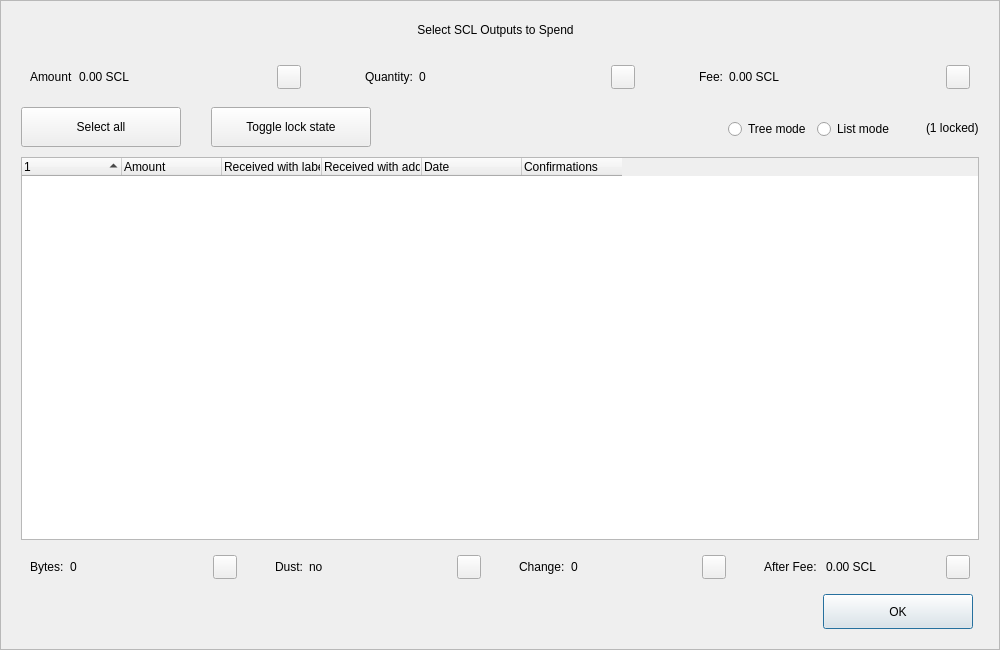
<?xml version="1.0" encoding="UTF-8"?>
<ui version="4.0">
 <class>CoinControlDialog</class>
 <widget class="QDialog" name="CoinControlDialog">
  <property name="geometry">
   <rect>
    <x>0</x>
    <y>0</y>
    <width>1000</width>
    <height>650</height>
   </rect>
  </property>
  <property name="minimumSize">
   <size>
    <width>950</width>
    <height>650</height>
   </size>
  </property>
  <property name="windowTitle">
   <string>Coin Selection</string>
  </property>
  <property name="styleSheet">
   <string notr="true"/>
  </property>
  <layout class="QVBoxLayout" name="verticalLayout">
   <property name="spacing">
    <number>0</number>
   </property>
   <property name="leftMargin">
    <number>0</number>
   </property>
   <property name="topMargin">
    <number>0</number>
   </property>
   <property name="rightMargin">
    <number>0</number>
   </property>
   <property name="bottomMargin">
    <number>0</number>
   </property>
   <item>
    <widget class="QFrame" name="frameContainer">
     <property name="toolTipDuration">
      <number>0</number>
     </property>
     <property name="frameShape">
      <enum>QFrame::StyledPanel</enum>
     </property>
     <property name="frameShadow">
      <enum>QFrame::Raised</enum>
     </property>
     <layout class="QVBoxLayout" name="verticalLayout_2">
      <property name="leftMargin">
       <number>0</number>
      </property>
      <property name="rightMargin">
       <number>0</number>
      </property>
      <property name="bottomMargin">
       <number>20</number>
      </property>
      <item>
       <layout class="QHBoxLayout" name="horizontalLayout_12">
        <property name="spacing">
         <number>0</number>
        </property>
        <property name="leftMargin">
         <number>20</number>
        </property>
        <property name="rightMargin">
         <number>30</number>
        </property>
        <item>
         <spacer name="horizontalSpacer_4">
          <property name="orientation">
           <enum>Qt::Horizontal</enum>
          </property>
          <property name="sizeHint" stdset="0">
           <size>
            <width>40</width>
            <height>20</height>
           </size>
          </property>
         </spacer>
        </item>
        <item>
         <widget class="QLabel" name="labelTitle">
          <property name="minimumSize">
           <size>
            <width>0</width>
            <height>40</height>
           </size>
          </property>
          <property name="maximumSize">
           <size>
            <width>16777215</width>
            <height>40</height>
           </size>
          </property>
          <property name="text">
           <string>Select SCL Outputs to Spend</string>
          </property>
          <property name="alignment">
           <set>Qt::AlignCenter</set>
          </property>
          <property name="margin">
           <number>7</number>
          </property>
         </widget>
        </item>
        <item>
         <spacer name="horizontalSpacer_5">
          <property name="orientation">
           <enum>Qt::Horizontal</enum>
          </property>
          <property name="sizeHint" stdset="0">
           <size>
            <width>40</width>
            <height>20</height>
           </size>
          </property>
         </spacer>
        </item>
       </layout>
      </item>
      <item>
       <layout class="QHBoxLayout" name="horizontalLayout_8">
        <property name="leftMargin">
         <number>20</number>
        </property>
        <property name="rightMargin">
         <number>20</number>
        </property>
        <item>
         <widget class="QWidget" name="layoutAmount" native="true">
          <layout class="QHBoxLayout" name="horizontalLayout_9" stretch="0,1,0">
           <item>
            <widget class="QLabel" name="labelCoinControlAmountText">
             <property name="text">
              <string>Amount</string>
             </property>
            </widget>
           </item>
           <item>
            <widget class="QLabel" name="labelCoinControlAmount">
             <property name="text">
              <string>0.00 SCL</string>
             </property>
            </widget>
           </item>
           <item alignment="Qt::AlignHCenter|Qt::AlignVCenter">
            <widget class="QPushButton" name="pushButtonAmount">
             <property name="minimumSize">
              <size>
               <width>0</width>
               <height>24</height>
              </size>
             </property>
             <property name="maximumSize">
              <size>
               <width>24</width>
               <height>26</height>
              </size>
             </property>
             <property name="focusPolicy">
              <enum>Qt::NoFocus</enum>
             </property>
             <property name="styleSheet">
              <string notr="true">padding-bottom:2px;
padding-right:4px;</string>
             </property>
             <property name="text">
              <string/>
             </property>
            </widget>
           </item>
          </layout>
         </widget>
        </item>
        <item>
         <spacer name="horizontalSpacer_2">
          <property name="orientation">
           <enum>Qt::Horizontal</enum>
          </property>
          <property name="sizeType">
           <enum>QSizePolicy::Fixed</enum>
          </property>
          <property name="sizeHint" stdset="0">
           <size>
            <width>40</width>
            <height>20</height>
           </size>
          </property>
         </spacer>
        </item>
        <item>
         <widget class="QWidget" name="layoutQuantity" native="true">
          <layout class="QHBoxLayout" name="horizontalLayout_10" stretch="0,1,0">
           <item>
            <widget class="QLabel" name="labelCoinControlQuantityText">
             <property name="text">
              <string>Quantity:</string>
             </property>
            </widget>
           </item>
           <item>
            <widget class="QLabel" name="labelCoinControlQuantity">
             <property name="text">
              <string>0</string>
             </property>
            </widget>
           </item>
           <item alignment="Qt::AlignHCenter|Qt::AlignVCenter">
            <widget class="QPushButton" name="pushButtonQuantity">
             <property name="minimumSize">
              <size>
               <width>0</width>
               <height>24</height>
              </size>
             </property>
             <property name="maximumSize">
              <size>
               <width>24</width>
               <height>26</height>
              </size>
             </property>
             <property name="focusPolicy">
              <enum>Qt::NoFocus</enum>
             </property>
             <property name="styleSheet">
              <string notr="true">padding-bottom:2px;
               padding-right:4px;</string>
             </property>
             <property name="text">
              <string/>
             </property>
            </widget>
           </item>
          </layout>
         </widget>
        </item>
        <item>
         <spacer name="horizontalSpacer_22">
          <property name="orientation">
           <enum>Qt::Horizontal</enum>
          </property>
          <property name="sizeType">
           <enum>QSizePolicy::Fixed</enum>
          </property>
          <property name="sizeHint" stdset="0">
           <size>
            <width>40</width>
            <height>20</height>
           </size>
          </property>
         </spacer>
        </item>
        <item>
         <widget class="QWidget" name="layoutFee" native="true">
          <layout class="QHBoxLayout" name="horizontalLayout_11" stretch="0,1,0">
           <item>
            <widget class="QLabel" name="labelCoinControlFeeText">
             <property name="text">
              <string>Fee:</string>
             </property>
            </widget>
           </item>
           <item>
            <widget class="QLabel" name="labelCoinControlFee">
             <property name="text">
              <string>0.00 SCL</string>
             </property>
            </widget>
           </item>
           <item alignment="Qt::AlignHCenter|Qt::AlignVCenter">
            <widget class="QPushButton" name="pushButtonFee">
             <property name="minimumSize">
              <size>
               <width>0</width>
               <height>24</height>
              </size>
             </property>
             <property name="maximumSize">
              <size>
               <width>24</width>
               <height>26</height>
              </size>
             </property>
             <property name="focusPolicy">
              <enum>Qt::NoFocus</enum>
             </property>
             <property name="styleSheet">
              <string notr="true">padding-bottom:2px;
               padding-right:4px;</string>
             </property>
             <property name="text">
              <string/>
             </property>
            </widget>
           </item>
          </layout>
         </widget>
        </item>
       </layout>
      </item>
      <item>
       <widget class="QFrame" name="frame">
        <property name="minimumSize">
         <size>
          <width>0</width>
          <height>40</height>
         </size>
        </property>
        <property name="styleSheet">
         <string notr="true">#frame {
	border:0;
}</string>
        </property>
        <property name="frameShape">
         <enum>QFrame::StyledPanel</enum>
        </property>
        <property name="frameShadow">
         <enum>QFrame::Sunken</enum>
        </property>
        <layout class="QHBoxLayout" name="horizontalLayout">
         <property name="spacing">
          <number>0</number>
         </property>
         <property name="leftMargin">
          <number>20</number>
         </property>
         <property name="topMargin">
          <number>0</number>
         </property>
         <property name="rightMargin">
          <number>20</number>
         </property>
         <property name="bottomMargin">
          <number>0</number>
         </property>
         <item>
          <layout class="QHBoxLayout" name="horizontalLayoutPanel" stretch="0,0,0,0,0,0">
           <property name="spacing">
            <number>20</number>
           </property>
           <item>
            <widget class="QPushButton" name="pushButtonSelectAll">
             <property name="sizePolicy">
              <sizepolicy hsizetype="Maximum" vsizetype="Fixed">
               <horstretch>0</horstretch>
               <verstretch>0</verstretch>
              </sizepolicy>
             </property>
             <property name="minimumSize">
              <size>
               <width>160</width>
               <height>40</height>
              </size>
             </property>
             <property name="maximumSize">
              <size>
               <width>16777215</width>
               <height>40</height>
              </size>
             </property>
             <property name="text">
              <string>Select all</string>
             </property>
             <property name="checkable">
              <bool>true</bool>
             </property>
             <property name="checked">
              <bool>false</bool>
             </property>
             <property name="autoExclusive">
              <bool>false</bool>
             </property>
             <property name="autoDefault">
              <bool>false</bool>
             </property>
            </widget>
           </item>
           <item>
            <spacer name="horizontalSpacer_6">
             <property name="orientation">
              <enum>Qt::Horizontal</enum>
             </property>
             <property name="sizeType">
              <enum>QSizePolicy::Fixed</enum>
             </property>
             <property name="sizeHint" stdset="0">
              <size>
               <width>10</width>
               <height>20</height>
              </size>
             </property>
            </spacer>
           </item>
           <item>
            <widget class="QPushButton" name="pushButtonToggleLock">
             <property name="sizePolicy">
              <sizepolicy hsizetype="Maximum" vsizetype="Fixed">
               <horstretch>0</horstretch>
               <verstretch>0</verstretch>
              </sizepolicy>
             </property>
             <property name="minimumSize">
              <size>
               <width>160</width>
               <height>40</height>
              </size>
             </property>
             <property name="maximumSize">
              <size>
               <width>16777215</width>
               <height>40</height>
              </size>
             </property>
             <property name="text">
              <string>Toggle lock state</string>
             </property>
             <property name="checkable">
              <bool>true</bool>
             </property>
             <property name="autoExclusive">
              <bool>false</bool>
             </property>
             <property name="autoDefault">
              <bool>false</bool>
             </property>
            </widget>
           </item>
           <item>
            <spacer name="horizontalSpacer_7">
             <property name="orientation">
              <enum>Qt::Horizontal</enum>
             </property>
             <property name="sizeType">
              <enum>QSizePolicy::Expanding</enum>
             </property>
             <property name="sizeHint" stdset="0">
              <size>
               <width>30</width>
               <height>20</height>
              </size>
             </property>
            </spacer>
           </item>
           <item alignment="Qt::AlignRight">
            <widget class="QGroupBox" name="groupBox_2">
             <property name="styleSheet">
              <string notr="true">#groupBox_2 {
    background-color:transparent;
    border-radius:0;
}</string>
             </property>
             <property name="title">
              <string/>
             </property>
             <layout class="QHBoxLayout" name="horizontalLayout_14">
              <item>
               <widget class="QRadioButton" name="radioTreeMode">
                <property name="sizePolicy">
                 <sizepolicy hsizetype="Maximum" vsizetype="Fixed">
                  <horstretch>0</horstretch>
                  <verstretch>0</verstretch>
                 </sizepolicy>
                </property>
                <property name="text">
                 <string>Tree mode</string>
                </property>
               </widget>
              </item>
              <item>
               <widget class="QRadioButton" name="radioListMode">
                <property name="sizePolicy">
                 <sizepolicy hsizetype="Maximum" vsizetype="Fixed">
                  <horstretch>0</horstretch>
                  <verstretch>0</verstretch>
                 </sizepolicy>
                </property>
                <property name="text">
                 <string>List mode</string>
                </property>
                <property name="checked">
                 <bool>false</bool>
                </property>
               </widget>
              </item>
             </layout>
            </widget>
           </item>
           <item>
            <widget class="QLabel" name="labelLocked">
             <property name="text">
              <string>(1 locked)</string>
             </property>
            </widget>
           </item>
          </layout>
         </item>
        </layout>
       </widget>
      </item>
      <item>
       <layout class="QHBoxLayout" name="horizontalLayout_13">
        <property name="leftMargin">
         <number>20</number>
        </property>
        <property name="rightMargin">
         <number>20</number>
        </property>
        <item>
         <widget class="CoinControlTreeWidget" name="treeWidget">
          <property name="contextMenuPolicy">
           <enum>Qt::CustomContextMenu</enum>
          </property>
          <property name="styleSheet">
           <string notr="true"/>
          </property>
          <property name="sortingEnabled">
           <bool>false</bool>
          </property>
          <property name="columnCount">
           <number>6</number>
          </property>
          <attribute name="headerShowSortIndicator" stdset="0">
           <bool>true</bool>
          </attribute>
          <attribute name="headerStretchLastSection">
           <bool>false</bool>
          </attribute>
          <column>
           <property name="text">
            <string/>
           </property>
          </column>
          <column>
           <property name="text">
            <string>Amount</string>
           </property>
          </column>
          <column>
           <property name="text">
            <string>Received with label</string>
           </property>
          </column>
          <column>
           <property name="text">
            <string>Received with address</string>
           </property>
          </column>
          <column>
           <property name="text">
            <string>Date</string>
           </property>
          </column>
          <column>
           <property name="text">
            <string>Confirmations</string>
           </property>
           <property name="toolTip">
            <string>Confirmed</string>
           </property>
          </column>
         </widget>
        </item>
       </layout>
      </item>
      <item>
       <layout class="QHBoxLayout" name="horizontalLayout_3">
        <property name="spacing">
         <number>20</number>
        </property>
        <property name="leftMargin">
         <number>20</number>
        </property>
        <property name="rightMargin">
         <number>20</number>
        </property>
        <item>
         <widget class="QWidget" name="layoutBytes" native="true">
          <layout class="QHBoxLayout" name="horizontalLayout_4" stretch="0,1,0">
           <item>
            <widget class="QLabel" name="labelCoinControlBytesText">
             <property name="text">
              <string>Bytes:</string>
             </property>
            </widget>
           </item>
           <item>
            <widget class="QLabel" name="labelCoinControlBytes">
             <property name="text">
              <string>0</string>
             </property>
            </widget>
           </item>
           <item alignment="Qt::AlignHCenter|Qt::AlignVCenter">
            <widget class="QPushButton" name="pushButtonBytes">
             <property name="minimumSize">
              <size>
               <width>0</width>
               <height>24</height>
              </size>
             </property>
             <property name="maximumSize">
              <size>
               <width>24</width>
               <height>26</height>
              </size>
             </property>
             <property name="focusPolicy">
              <enum>Qt::NoFocus</enum>
             </property>
             <property name="styleSheet">
              <string notr="true">padding-bottom:2px;
               padding-right:4px;</string>
             </property>
             <property name="text">
              <string/>
             </property>
            </widget>
           </item>
          </layout>
         </widget>
        </item>
        <item>
         <widget class="QWidget" name="layoutDust" native="true">
          <layout class="QHBoxLayout" name="horizontalLayout_5" stretch="0,1,0">
           <item>
            <widget class="QLabel" name="labelCoinControlLowOutputText">
             <property name="text">
              <string>Dust:</string>
             </property>
            </widget>
           </item>
           <item>
            <widget class="QLabel" name="labelCoinControlLowOutput">
             <property name="text">
              <string>no</string>
             </property>
            </widget>
           </item>
           <item alignment="Qt::AlignHCenter|Qt::AlignVCenter">
            <widget class="QPushButton" name="pushButtonDust">
             <property name="minimumSize">
              <size>
               <width>0</width>
               <height>24</height>
              </size>
             </property>
             <property name="maximumSize">
              <size>
               <width>24</width>
               <height>26</height>
              </size>
             </property>
             <property name="focusPolicy">
              <enum>Qt::NoFocus</enum>
             </property>
             <property name="styleSheet">
              <string notr="true">padding-bottom:2px;
               padding-right:4px;</string>
             </property>
             <property name="text">
              <string/>
             </property>
            </widget>
           </item>
          </layout>
         </widget>
        </item>
        <item>
         <widget class="QWidget" name="layoutChange" native="true">
          <layout class="QHBoxLayout" name="horizontalLayout_6" stretch="0,1,0">
           <item>
            <widget class="QLabel" name="labelCoinControlChangeText">
             <property name="text">
              <string>Change:</string>
             </property>
            </widget>
           </item>
           <item>
            <widget class="QLabel" name="labelCoinControlChange">
             <property name="text">
              <string>0</string>
             </property>
            </widget>
           </item>
           <item alignment="Qt::AlignHCenter|Qt::AlignVCenter">
            <widget class="QPushButton" name="pushButtonChange">
             <property name="minimumSize">
              <size>
               <width>0</width>
               <height>24</height>
              </size>
             </property>
             <property name="maximumSize">
              <size>
               <width>24</width>
               <height>26</height>
              </size>
             </property>
             <property name="focusPolicy">
              <enum>Qt::NoFocus</enum>
             </property>
             <property name="styleSheet">
              <string notr="true">padding-bottom:2px;
               padding-right:4px;</string>
             </property>
             <property name="text">
              <string/>
             </property>
            </widget>
           </item>
          </layout>
         </widget>
        </item>
        <item>
         <widget class="QWidget" name="layoutAfter" native="true">
          <layout class="QHBoxLayout" name="horizontalLayout_7" stretch="0,1,0">
           <item>
            <widget class="QLabel" name="labelCoinControlAfterFeeText">
             <property name="text">
              <string>After Fee: </string>
             </property>
            </widget>
           </item>
           <item>
            <widget class="QLabel" name="labelCoinControlAfterFee">
             <property name="text">
              <string>0.00 SCL</string>
             </property>
            </widget>
           </item>
           <item alignment="Qt::AlignHCenter|Qt::AlignVCenter">
            <widget class="QPushButton" name="pushButtonAlterFee">
             <property name="minimumSize">
              <size>
               <width>0</width>
               <height>24</height>
              </size>
             </property>
             <property name="maximumSize">
              <size>
               <width>24</width>
               <height>26</height>
              </size>
             </property>
             <property name="focusPolicy">
              <enum>Qt::NoFocus</enum>
             </property>
             <property name="styleSheet">
              <string notr="true">padding-bottom:2px;
               padding-right:4px;</string>
             </property>
             <property name="text">
              <string/>
             </property>
            </widget>
           </item>
          </layout>
         </widget>
        </item>
       </layout>
      </item>
      <item>
       <layout class="QHBoxLayout" name="horizontalLayout_2">
        <property name="spacing">
         <number>0</number>
        </property>
        <property name="leftMargin">
         <number>20</number>
        </property>
        <property name="rightMargin">
         <number>26</number>
        </property>
        <item>
         <spacer name="horizontalSpacer_3">
          <property name="orientation">
           <enum>Qt::Horizontal</enum>
          </property>
          <property name="sizeHint" stdset="0">
           <size>
            <width>558</width>
            <height>20</height>
           </size>
          </property>
         </spacer>
        </item>
        <item>
         <widget class="QPushButton" name="pushButtonOk">
          <property name="minimumSize">
           <size>
            <width>150</width>
            <height>35</height>
           </size>
          </property>
          <property name="text">
           <string>OK</string>
          </property>
         </widget>
        </item>
       </layout>
      </item>
     </layout>
    </widget>
   </item>
  </layout>
 </widget>
 <customwidgets>
  <customwidget>
   <class>CoinControlTreeWidget</class>
   <extends>QTreeWidget</extends>
   <header>coincontroltreewidget.h</header>
  </customwidget>
 </customwidgets>
 <resources/>
 <connections/>
</ui>
